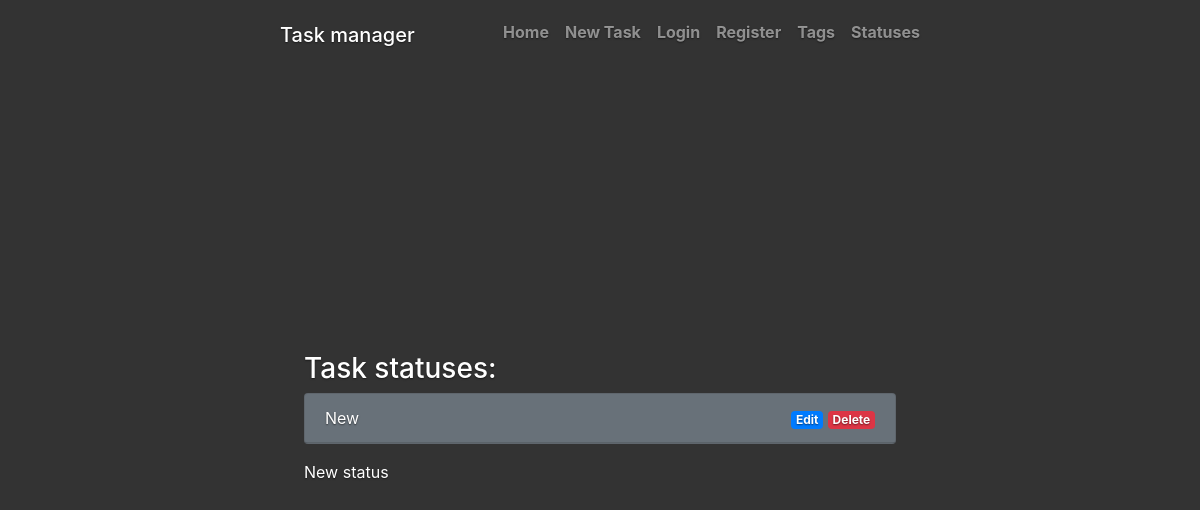
Before: /tasks/task_statuses/ with the older database file.
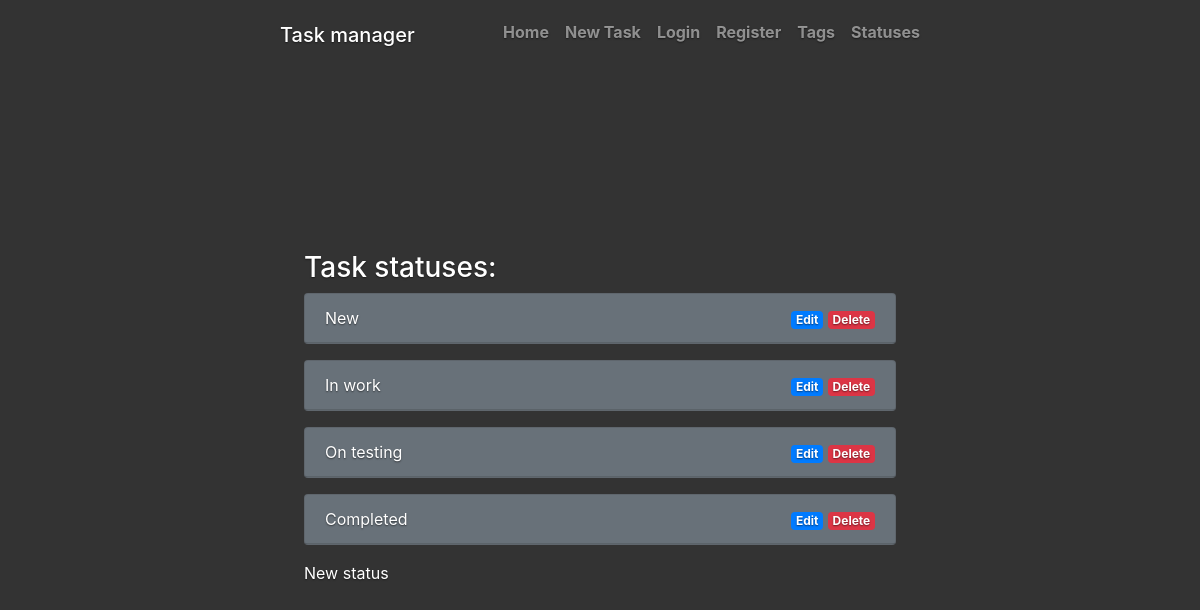
After: the same page with the newer database file.
### tasks/models.py (models this page shows, shortened)
class TaskStatus(models.Model):
    name = models.CharField(
        max_length=200,
        unique=True,
        help_text="Enter a status name")

### tasks/views.py (the view)
class TaskStatusesView(generic.ListView):
    template_name = 'task_statuses.html'
    context_object_name = 'task_statuses'
    def get_queryset(self):
        return TaskStatus.objects.all()

### tasks/templates/task_statuses.html
{% extends "base.html" %}
{% block content %}
    <h3 class="cover-heading">Task statuses:</h3>
    {% if task_statuses %}
    {% for task_status in task_statuses %}
    <div class="card text-white bg-secondary mb-3">
      <div class="card-header">
        <div class="row">
          <div class="col-md-6"><div class="text-left"><a href="{% url 'task_status' task_status.id %}">{{ task_status.name }}</a></div></div>
          <div class="col-md-6"><div class="text-right"><a href="{% url 'task_status_update' task_status.id %}" class="badge badge-primary">Edit</a> <a href="{% url 'task_status_delete' task_status.id %}" class="badge badge-danger">Delete</a></div></div>
        </div>
      </div>
    </div>
  {% endfor %}
  {% else %}
    <p>You don't have any statuses. </p>
  {% endif %}
  <p class="card-text"><a href="{% url 'task_status_create'%}?next={{request.path}}">New status</a></p>
{% endblock %}

Changed rows visible on the page:
added TaskStatus: name "In work"
added TaskStatus: name "On testing"
added TaskStatus: name "Completed"
